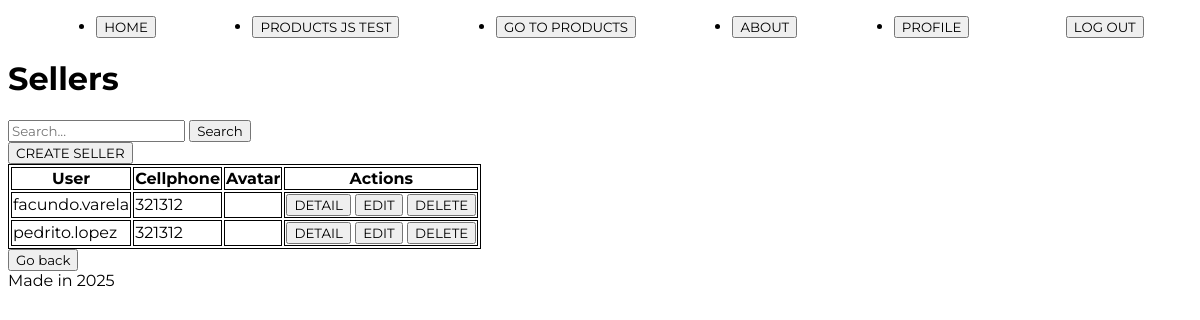
/product/seller/list (signed in), run on an earlier commit of the app's database.
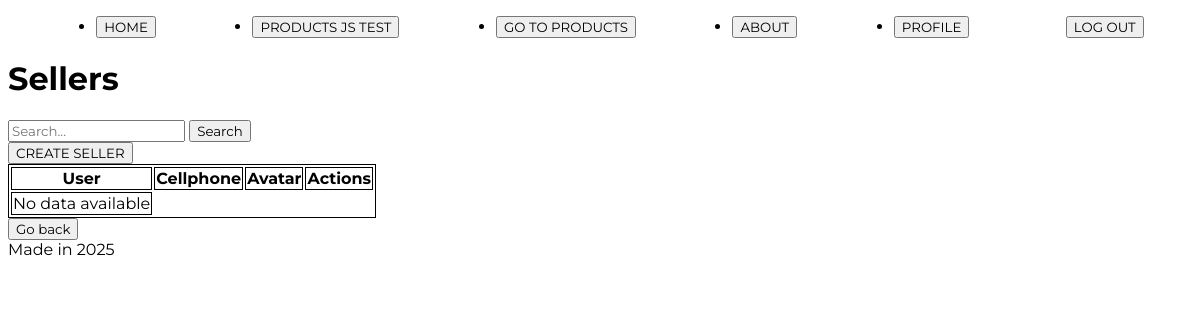
And on a later commit of the database.
### product/models.py (models this page shows, shortened)
class Seller(models.Model):
    user = models.OneToOneField(User, on_delete=models.CASCADE, related_name="seller")
    cellphone = models.CharField(max_length=50)
    user_img = models.ImageField(upload_to="profile_images", null=True, blank=True)

### product/views_models/seller.py (the view)
# urls.py: path('seller/list', seller.seller_list, name='seller_list'),
def seller_list(request: HttpRequest) -> HttpResponse:
    search = request.GET.get('query')
    if search:
        queryset = models.Seller.objects.filter(user__username__icontains=search)
    else:
        queryset = models.Seller.objects.all()
    context2 = context.copy()
    context2.update({'object_list':queryset})
    return render(request, 'product/Seller_crud/seller_list.html', context2)

### product/templates/product/Seller_crud/seller_list.html (shortened to what this page needs)
{% extends 'core/base.html' %}
{% block content %}
<h1>Sellers</h1>
<form method="get" action="">
    <input type="text" name="query" placeholder="Search...">
    <button type="submit">Search</button>
</form>
<a href="{% url 'product:seller_create' %}"><button>CREATE SELLER</button></a>
<table class="tablaPrueba">
    <thead>
        <tr>
            <th>User</th>
            <th>Cellphone</th>
            <th>Avatar</th>
            <th>Actions</th>
        </tr>
    </thead>
    <tbody>
        {% for seller in object_list %}
        <tr>
            <td> {{ seller.user.username }}</td>
            <td> {{ seller.cellphone }}</td>
            <td>
            </td>
            <td>
                <a href="{% url 'product:seller_detail' seller.id %}"><button>DETAIL</button></a>
                <a href="{% url 'product:seller_update' seller.id %}"><button>EDIT</button></a>
                <a href="{% url 'product:seller_delete' seller.id %}"><button>DELETE</button></a>
            </td>
        </tr>
        {% empty %}
        <tr>
            <td>No data available</td>
        </tr>
        {% endfor %}
    </tbody>
</table>
<a href="{% url 'product:index' %}"><button>Go back</button></a>
{% endblock content %}

### core/templates/core/base.html (shortened to what this page needs)
<!DOCTYPE html>
<html lang="en">
<head>
    {% load static %}
    <link rel="stylesheet" href="{% static 'core/css/styles.css' %}">
</head>
<body>
    <header>
        <ul>
            {% if user.is_authenticated %}
            <li><a href="{% url 'core:index' %}"><button>HOME</button></a></li>
            <li><a href="{% url 'core:products' %}"><button>PRODUCTS JS TEST</button></a></li>
            <li><a href="{% url 'product:index' %}"><button>GO TO PRODUCTS</button></a></li>
            <li><a href="{% url 'core:about' %}"><button>ABOUT</button></a></li>
            <li><a href="{% url 'core:profile' %}"><button>PROFILE</button></a></li>
            <form action="{% url 'core:logout' %}" method="post">
                <button type="submit">LOG OUT</button></a>
            </form>
        </ul>
        {% endif %}
    </header>
    <main>
        {% block content %}{% endblock content %}
    </main>
    <footer>Made in {{ year }}</footer>
</body>
</html>

### core/static/core/css/styles.css (style rules this page uses)
* { font-family: 'Montserrat', sans-serif; }
.tablaPrueba,thead,th,tbody,tr,td { border: 1px solid; }

What changed in the data, as far as the page shows it:
removed Seller: user.username "facundo.varela", cellphone "321312"
removed Seller: user.username "pedrito.lopez", cellphone "321312"
Also different on the page:
text now shown: "No data available"
